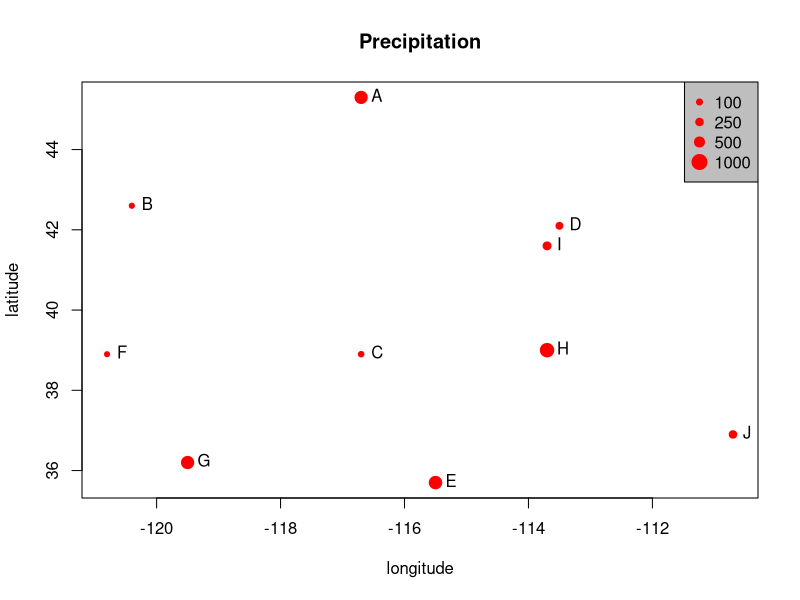

Source code (R):
## ---- chunk 1
name <- LETTERS[1:10]
longitude <- c(-116.7, -120.4, -116.7, -113.5, -115.5,
               -120.8, -119.5, -113.7, -113.7, -110.7)
latitude <- c(45.3, 42.6, 38.9, 42.1, 35.7, 38.9,
              36.2, 39, 41.6, 36.9)
stations <- cbind(longitude, latitude) # bind by columns
## ---- chunk 2
set.seed(0)
precip <- round((runif(length(latitude))*10)^3)
## ---- chunk 3
psize <- 1 + precip/500
plot(stations, cex=psize, pch=20, col='red', main='Precipitation')
# add names to plot
text(stations, name, pos=4)
# add a legend
breaks <- c(100, 250, 500, 1000)
legend.psize <- 1+breaks/500
legend("topright", legend=breaks, pch=20, pt.cex=legend.psize, col='red', bg='gray')
